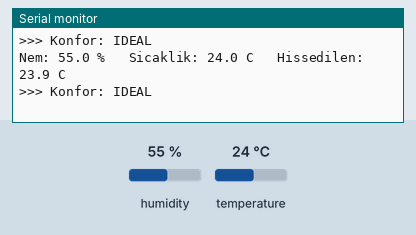
Bench run of a sketch on a simulated Arduino Uno, built with avr-gcc and run on an emulated ATmega328P. Parts: the last lines printed to the serial monitor. Inputs (shaded band) come from the test bench; at power-on: humidity 55 %, temperature 24 °C.

Above: at 4.8 s.
4.9 s: humidity set to 41 %
At 7.5 s:
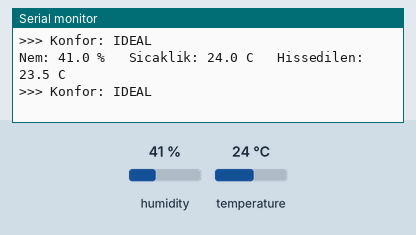
7.9 s: humidity set to 38 %
At 9.0 s:
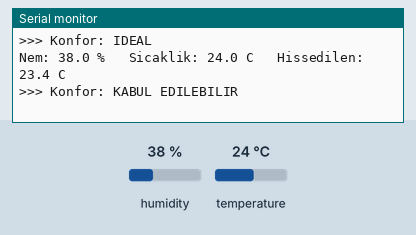
11.7 s: temperature set to 19 °C
At 12.7 s:
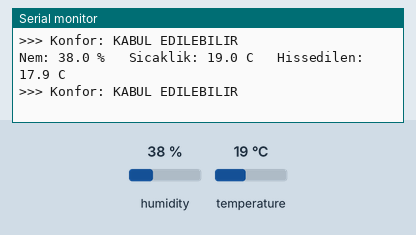
14.7 s: temperature set to 16 °C
At 17.6 s:
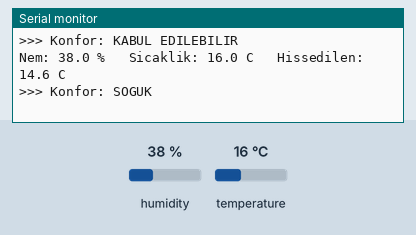
19.8 s: humidity set to 69 %
At 21.8 s:
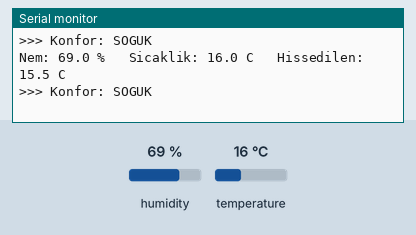
22.8 s: humidity set to 72 %
At 25.8 s:
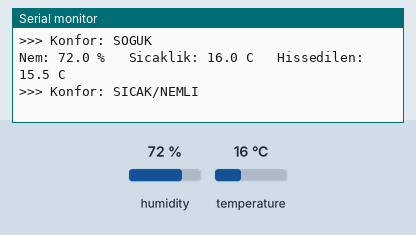
Timing chart, 0 to 27.3 s (numbered marks = the images above; inputs shaded):
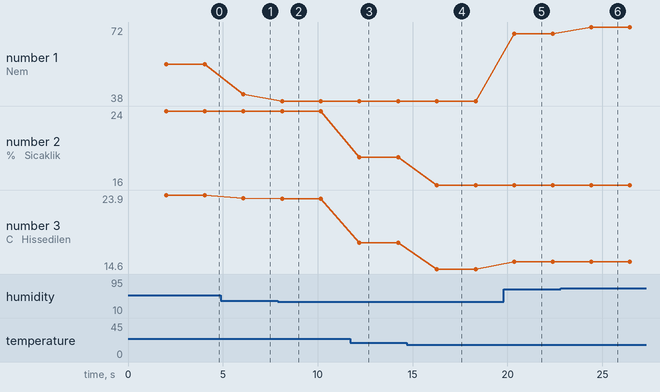

The sketch:

dht11_sicaklik_nem.ino
```cpp
/*
 * DHT11 ile Sıcaklık ve Nem Ölçümü
 * Kütüphane: DHT sensor library (Adafruit)
 *
 * Kütüphane Kurulumu:
 * Sketch -> Include Library -> Manage Libraries
 * "DHT sensor library" ara ve yükle
 *
 * Devre Bağlantısı:
 * DHT11 VCC -> 5V
 * DHT11 DATA -> Pin 2
 * DHT11 GND -> GND
 */

#include <DHT.h>

#define DHTPIN 2
#define DHTTYPE DHT11

DHT dht(DHTPIN, DHTTYPE);

void setup() {
  Serial.begin(9600);
  dht.begin();
  Serial.println("DHT11 Sicaklik ve Nem Sensoru");
  Serial.println("==============================");
}

void loop() {
  // DHT11 minimum 2 saniye bekleme gerektirir
  delay(2000);

  // Nem ve sıcaklık oku
  float nem = dht.readHumidity();
  float sicaklik = dht.readTemperature();

  // Okuma hatası kontrolü
  if (isnan(nem) || isnan(sicaklik)) {
    Serial.println("DHT sensoru okunamadi!");
    return;
  }

  // Heat index (hissedilen sıcaklık) hesapla
  float hissedilen = dht.computeHeatIndex(sicaklik, nem, false);

  Serial.print("Nem: ");
  Serial.print(nem, 1);
  Serial.print(" %\t Sicaklik: ");
  Serial.print(sicaklik, 1);
  Serial.print(" C\t Hissedilen: ");
  Serial.print(hissedilen, 1);
  Serial.println(" C");

  // Konfor analizi
  if (sicaklik >= 20 && sicaklik <= 26 && nem >= 40 && nem <= 60) {
    Serial.println(">>> Konfor: IDEAL");
  } else if (sicaklik > 30 || nem > 70) {
    Serial.println(">>> Konfor: SICAK/NEMLI");
  } else if (sicaklik < 18) {
    Serial.println(">>> Konfor: SOGUK");
  } else {
    Serial.println(">>> Konfor: KABUL EDILEBILIR");
  }
  Serial.println();
}
```

Measured:
- the behaviour switches between 40 and 39 % on humidity (found by bisection; images 1 and 2)
- the behaviour switches between 18 and 17 °C on temperature (found by bisection; images 3 and 4)
- the behaviour switches between 70 and 71 % on humidity (found by bisection; images 5 and 6)
- after the input at 4.9 s, the serial monitor: prints a new line after 1.2 s (image 1)
- after the input at 7.9 s, the serial monitor: prints a new line after 0.22 s (image 2)
- after the input at 11.7 s, the serial monitor: prints a new line after 0.50 s (image 3)
- after the input at 14.7 s, the serial monitor: prints a new line after 1.6 s (image 4)
- after the input at 19.8 s, the serial monitor: prints a new line after 0.55 s (image 5)
- after the input at 22.8 s, the serial monitor: prints a new line after 1.6 s (image 6)
